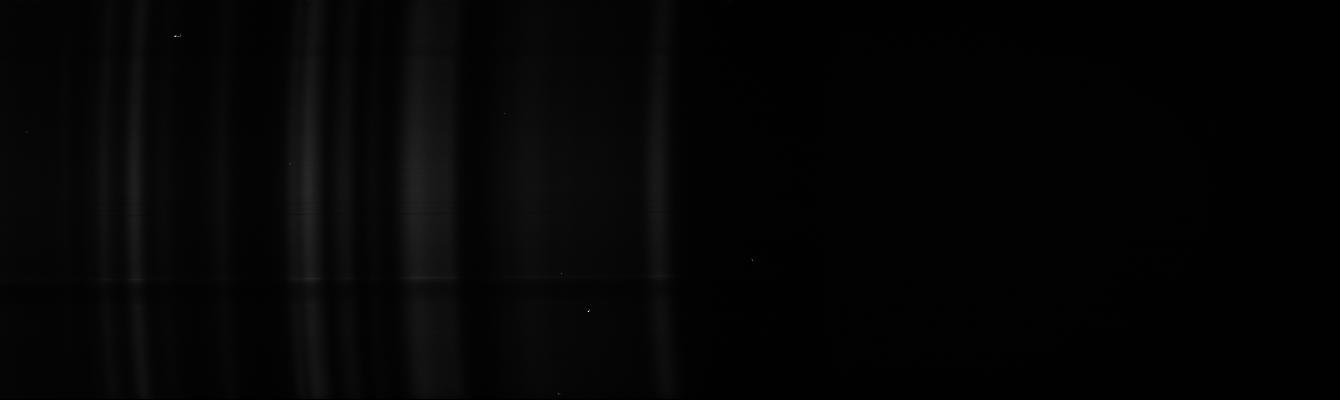
#> input picture spectrumuncurver/data/glycerol_06_06_2020_2.tif, 1340 x 400 px
$ python spectrumuncurver.py
#> lines starting #> are read from the running program, lines starting #| are printed output that depends on the picture
from typing import List
from PIL import Image
from scipy.optimize import curve_fit
import numpy as np
from matplotlib import pyplot as plt
from matplotlib.backends.backend_agg import FigureCanvasAgg as FigureCanvas
from tkinter.filedialog import asksaveasfilename
from unittest.mock import patch
import io
import logging

log = logging.getLogger(__name__)


# class SpectrumImage(Image):
#     def __init__(self):
#         super(SpectrumImage, self).__init__()


class SpectrumUncurver:

    def __init__(self):
        self.spectrumImagePath = None
        self.curvaturePeakZoneX = None
        self.pixelList = None
        self.curvaturePeakZoneY = None
        self.imPILCurved = None
        self.imMAT = None
        self.imArrayCurved = None
        self.methods = ['maximum',]
        self.figure = plt.Figure()
        self.ax = self.figure.gca()
        self.canvas = FigureCanvas(self.figure)

        self.gaussianPeakPos = []
        self.maximumPeakPos = []
        self.gaussianPixelDeviationX = []
        self.fittedGaussianPixelDeviationX = []
        self.maximumPixelDeviationX = []

        self.shiftedImage = None
        self.shiftedPILImage = None
        self.fittedPILImage = None
        log.info("Class created successfully.")

    # [10 lines left out: function save_image, not called in this run]

    def sum_curved_vertical_pixels(self):
        pass

    '''IMAGE FUNCTIONS'''
    # [11 lines left out: function save_uncurved_image, not called in this run]

    def save_image_with_fit(self):
        # TODO: make the superposition of the fit work
        pass
        # [7 lines of commented-out code are left out]

    def show_uncurved_image(self):
        self.shiftedPILImage = Image.fromarray(self.shiftedImage)
        self.shiftedPILImage.show()

    def show_image_with_fit(self):
        self.ax.imshow(self.imArrayCurved, cmap='gray')
        self.ax.scatter([self.gaussianPeakPos], [np.linspace(self.curvaturePeakZoneY[0], self.curvaturePeakZoneY[1], self.curvaturePeakZoneY[1]-self.curvaturePeakZoneY[0])], c='r', s=0.2, label="Gaussian fit")
        self.ax.scatter([self.maximumPeakPos], [np.linspace(self.curvaturePeakZoneY[0], self.curvaturePeakZoneY[1],
                                                         self.curvaturePeakZoneY[1] - self.curvaturePeakZoneY[0])],
                    c='b', s=0.2, label="Maximum fit")
        self.ax.legend()
        plt.show()

    def show_curved_image(self):
        self.imPILCurved.show()

    '''PLOT FUNCTIONS'''
    # [11 lines left out: function sum_all_columns, not called in this run]

    def save_uncurved_plot(self):
        pass

    def show_curvature(self):
        fig, ax = plt.subplot()
        ax.plot(self.gaussianPeakPos)

    def load_image(self, imagePath: str):
#> called with imagePath = './data/glycerol_06_06_2020_2.tif'
        self.spectrumImagePath = imagePath
        self.imPILCurved = Image.open(self.spectrumImagePath)
#> self.imPILCurved is the input picture: PIL image 1340x400 F; min -19, max 5499, mean 97.5
        self.imArrayCurved = np.array(self.imPILCurved)
        self.imMAT = plt.imread(self.spectrumImagePath)
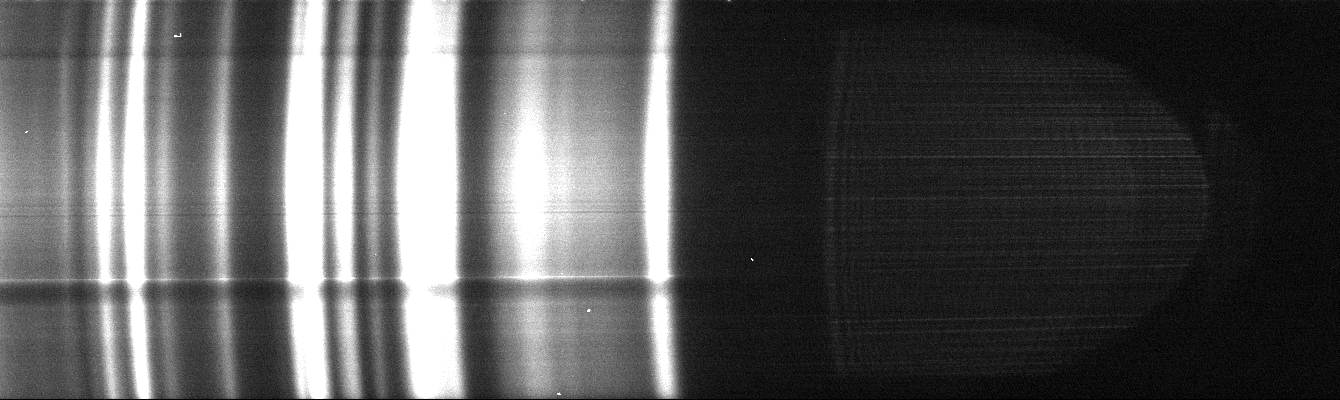
#> self.imMAT: shape (400, 1340, 4); mean R, G, B, A 86, 86, 86, 255

    def uncurve_spectrum_image(self, xlim: List, ylim: List, method='maximum'):
        self.curvaturePeakZoneX = xlim
        self.curvaturePeakZoneY = ylim
        self.pixelList = np.linspace(self.curvaturePeakZoneX[0], self.curvaturePeakZoneX[1], len(self.curvaturePeakZoneX)+1)
        self.method = method

        self.find_peak_position_on_each_row()
        self.find_peak_deviations_on_each_row()
        if self.method == 'maximum':
            result = self.correct_maximum_deviation_on_each_row()
            return result
        elif self.method == 'gaussian':
            result = self.correct_gaussian_deviation_on_each_row()
            return result

    def find_peak_position_on_each_row(self):
        for ypos in range(self.curvaturePeakZoneY[0], self.curvaturePeakZoneY[1]):

            sectionyData = self.imArrayCurved[ypos][self.curvaturePeakZoneX[0]:self.curvaturePeakZoneX[1]+1]   # +1 because it doesn't include the given index
            sectionxData = np.linspace(self.curvaturePeakZoneX[0], self.curvaturePeakZoneX[1], len(sectionyData))
            log.debug("sectionxData:", sectionxData)
            pars, cov = curve_fit(f=self.gaussian, xdata=sectionxData, ydata=sectionyData,
                                  p0=[1, sectionxData[round(len(sectionxData)/2)], 1], bounds=(-np.inf, np.inf))
            stdevs = np.sqrt(np.diag(cov))
            maxIndex = sectionxData[np.argmax(sectionyData)]

            self.gaussianPeakPos.append(int(pars[1]))
            self.maximumPeakPos.append(int(maxIndex))
#> this loop made 400 passes
#> (pars, stdevs, maxIndex) on passes 1 to 3: ([217.2, 662.9, 11.37], [5.96, 0.36, 0.373], 665), ([204.8, 663.1, 11.67], [5.41, 0.356, 0.369], 664), ([199.5, 662.9, 11.19], [5.16, 0.335, 0.345], 664)
#> after the loop, self.gaussianPeakPos = 400 values, max 669 at index 399, min 655 at index 191, mean 658.5; self.maximumPeakPos = 400 values, max 670 at index 396, min 653 at index 178, mean 659.2

        log.info("GaussianPeakPos:{}".format(self.gaussianPeakPos))

    def find_peak_deviations_on_each_row(self):
        gaussianMidPosition = self.gaussianPeakPos[round(len(self.gaussianPeakPos) / 2)]
#> gaussianMidPosition = 656
        maxMidPos = self.maximumPeakPos[round(len(self.maximumPeakPos) / 2)]
#> maxMidPos = 656
        log.info("gaussian peak avg position:{}".format(gaussianMidPosition))

        for ypos in range(self.curvaturePeakZoneY[1] - self.curvaturePeakZoneY[0]):
            xDevGaussian = self.gaussianPeakPos[ypos] - gaussianMidPosition
            self.gaussianPixelDeviationX.append(xDevGaussian)

            xDevMax = self.maximumPeakPos[ypos] - maxMidPos
            self.maximumPixelDeviationX.append(xDevMax)
#> this loop made 400 passes
#> (xDevGaussian, xDevMax) on passes 1 to 3: (6, 9), (7, 8), (6, 8)
#> after the loop, self.gaussianPixelDeviationX = 400 values, max 13 at index 399, min -1 at index 191, mean 2.51; self.maximumPixelDeviationX = 400 values, max 14 at index 396, min -3 at index 178, mean 3.21
        log.info("maximum peak average position:{}".format(self.maximumPixelDeviationX))

    # [14 lines left out: function correct_maximum_deviation_on_each_row, not called in this run]

    def correct_gaussian_deviation_on_each_row(self):
        self.shiftedImage = np.zeros(shape=(self.imPILCurved.height, self.imPILCurved.width))
        for ypos, i in enumerate(range(self.curvaturePeakZoneY[0], self.curvaturePeakZoneY[1])):
            corr = -self.gaussianPixelDeviationX[i]
            log.debug(self.imArrayCurved[ypos][0:-corr])

            log.debug("YPOS:", ypos)
            log.debug("ARRAY", self.imArrayCurved[ypos])
            log.debug("DEV", corr)
            if corr >= 1:
                self.shiftedImage[ypos][corr:] = self.imArrayCurved[ypos][0:-corr]
            elif corr < 0:
                self.shiftedImage[ypos][0:corr-1] = self.imArrayCurved[ypos][-corr:-1]
            else:
                self.shiftedImage[ypos][::] = self.imArrayCurved[ypos][::]
#> this loop made 400 passes
#> corr on passes 1 to 3: -6, -7, -6

        return self.shiftedImage

    # [13 lines left out: function polyfit_peak_deviations, not called in this run]

    @staticmethod
    def gaussian(x, a, b, c):
        return a * np.exp(-np.power(x - b, 2) / (2 * np.power(c, 2)))

    @staticmethod
    def parabolic(x, a, b, c):
        return a*x**2 + b*x + c


if __name__ == "__main__":
    corrector = SpectrumUncurver()
    corrector.load_image('./data/glycerol_06_06_2020_2.tif')
    corrector.uncurve_spectrum_image([640, 700], [0, 400], 'gaussian')
    corrector.show_image_with_fit()

$ run again, with spectrumuncurver/data/glycerol_06_06_2020.tif copied over spectrumuncurver/data/glycerol_06_06_2020_2.tif
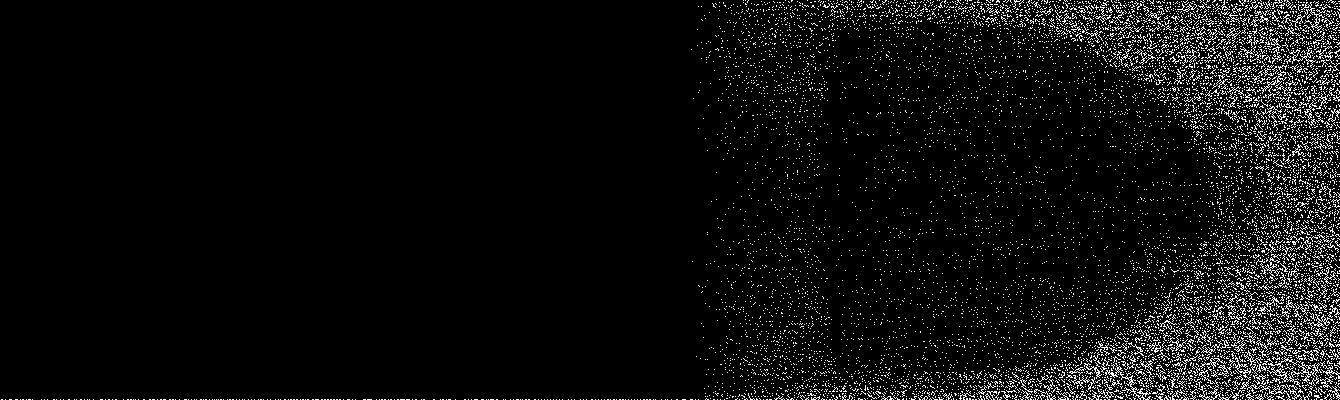
#> input picture spectrumuncurver/data/glycerol_06_06_2020.tif, 1340 x 400 px
#> in load_image, self.imPILCurved is the input picture: PIL image 1340x400 I; values -1 (black) and 0 (white), 5.2% white in thin lines or dots
#> the loop in find_peak_position_on_each_row, `for ypos in range(self.curvaturePeakZoneY[0], self.curvaturePeakZoneY[..` made 400 passes
#> (pars, stdevs, maxIndex) on passes 1 to 3: ([-1, 670, -1083439.1], [inf, inf, inf], 640), ([-1, 670, -1083439.1], [inf, inf, inf], 640), ([-1, 670, -1083439.1], [inf, inf, inf], 640)
#> after the loop in find_peak_position_on_each_row, `for ypos in range(self.curvaturePeakZoneY[0], self.curvaturePeakZoneY[..`: self.gaussianPeakPos = 400 values, max 670 at index 399, min 651 at index 49, mean 668.7; self.maximumPeakPos = 400 values, max 700 at index 82, min 640 at index 0, mean 642
#> gaussianMidPosition = 669
#> maxMidPos = 640
#> the loop in find_peak_deviations_on_each_row, `for ypos in range(self.curvaturePeakZoneY[1] - self.curvaturePeakZoneY..` made 400 passes
#> (xDevGaussian, xDevMax) on passes 1 to 3: (0, 0), (0, 0), (0, 0)
#> after the loop in find_peak_deviations_on_each_row, `for ypos in range(self.curvaturePeakZoneY[1] - self.curvaturePeakZoneY..`: self.gaussianPixelDeviationX = 400 values, max 1 at index 399, min -18 at index 49, mean -0.3; self.maximumPixelDeviationX = 400 values, max 60 at index 82, min 0 at index 0, mean 1.99
#> the loop in correct_gaussian_deviation_on_each_row, `for ypos, i in enumerate(range(self.curvaturePeakZoneY[0], self.curvat..` made 400 passes
#> corr on passes 1 to 3: 0, 0, 0
#> after the loop in correct_gaussian_deviation_on_each_row, `for ypos, i in enumerate(range(self.curvaturePeakZoneY[0], self.curvat..`:
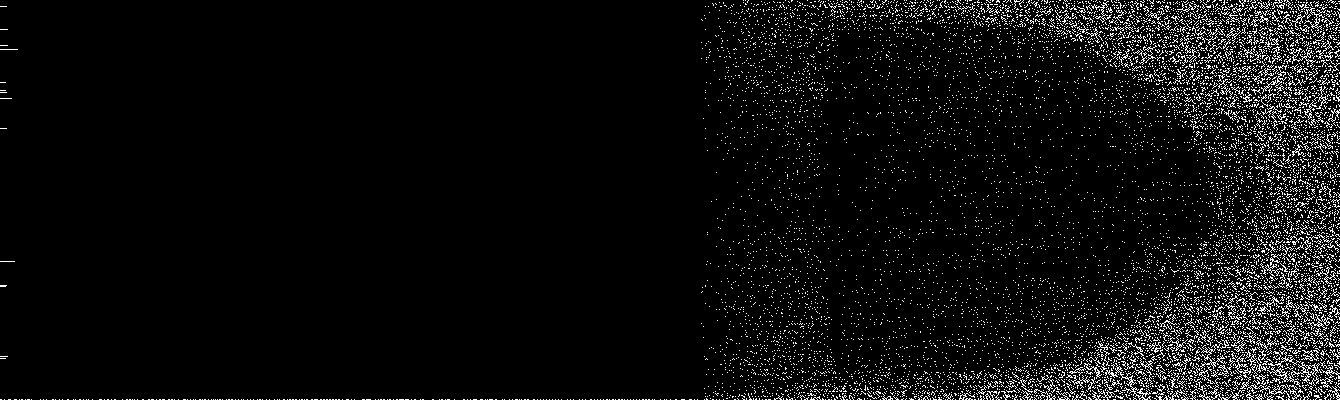
#> self.shiftedImage: shape (400, 1340) float64; values -1 (black) and 0 (white), 5.2% white in thin lines or dots
